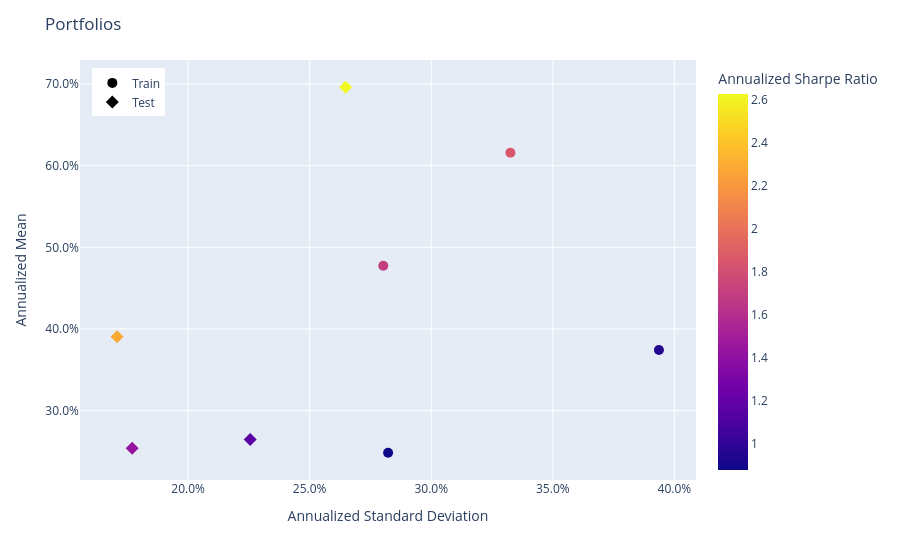

Notebook code cell kept with this figure:
### Code cell
population.plot_measures(
    x=RiskMeasure.ANNUALIZED_STANDARD_DEVIATION,
    y=PerfMeasure.ANNUALIZED_MEAN,
    color_scale=RatioMeasure.ANNUALIZED_SHARPE_RATIO,
    hover_measures=[RiskMeasure.MAX_DRAWDOWN, RatioMeasure.ANNUALIZED_SORTINO_RATIO],
)

### Figure 1 — Plotly figure (JSON) as saved in the notebook; plotly's stock layout.template omitted (floating-point values rounded to 4 significant figures)
{"data": [{"customdata": [["Train", 0.347, 1.235, 0.8802], ["Train", 0.3274, 2.568, 1.852], ["Train", 0.3768, 1.434, 0.9506], ["Train", 0.2449, 2.386, 1.703]], "hovertemplate": "<b>%{hovertext}</b><br><br>tag=%{customdata[0]}<br>Annualized Standard Deviation=%{x:.3f}<br>Annualized Mean=%{y:.3f}<br>MAX Drawdown=%{customdata[1]:.3f}<br>Annualized Sortino Ratio=%{customdata[2]:.3f}<br>Annualized Sharpe Ratio=%{marker.color:.3f}<extra></extra>", "hovertext": ["All", "5 Extremes", "Correlated <= 0.5", "Non Dominated"], "legendgroup": "Train", "marker": {"color": [0.8802, 1.852, 0.9506, 1.703], "coloraxis": "coloraxis", "size": 10, "symbol": "circle"}, "mode": "markers", "name": "Train", "orientation": "v", "showlegend": true, "type": "scatter", "x": [0.2823, 0.3326, 0.3936, 0.2803], "xaxis": "x", "y": [0.2484, 0.6158, 0.3742, 0.4774], "yaxis": "y"}, {"customdata": [["Test", 0.07395, 3.184, 2.287], ["Test", 0.08583, 1.593, 1.173], ["Test", 0.1148, 3.845, 2.629], ["Test", 0.0832, 1.905, 1.435]], "hovertemplate": "<b>%{hovertext}</b><br><br>tag=%{customdata[0]}<br>Annualized Standard Deviation=%{x:.3f}<br>Annualized Mean=%{y:.3f}<br>MAX Drawdown=%{customdata[1]:.3f}<br>Annualized Sortino Ratio=%{customdata[2]:.3f}<br>Annualized Sharpe Ratio=%{marker.color:.3f}<extra></extra>", "hovertext": ["All", "5 Extremes", "Correlated <= 0.5", "Non Dominated"], "legendgroup": "Test", "marker": {"color": [2.287, 1.173, 2.629, 1.435], "coloraxis": "coloraxis", "size": 10, "symbol": "diamond"}, "mode": "markers", "name": "Test", "orientation": "v", "showlegend": true, "type": "scatter", "x": [0.1708, 0.2255, 0.2648, 0.177], "xaxis": "x", "y": [0.3906, 0.2645, 0.696, 0.254], "yaxis": "y"}], "layout": {"coloraxis": {"colorbar": {"title": {"text": "Annualized Sharpe Ratio"}}, "colorscale": [[0, "#0d0887"], [0.1111, "#46039f"], [0.2222, "#7201a8"], [0.3333, "#9c179e"], [0.4444, "#bd3786"], [0.5556, "#d8576b"], [0.6667, "#ed7953"], [0.7778, "#fb9f3a"], [0.8889, "#fdca26"], [1, "#f0f921"]]}, "legend": {"title": {}, "tracegroupgap": 0, "x": 0.02, "xanchor": "left", "y": 0.98, "yanchor": "top"}, "margin": {"t": 60}, "title": {"text": "Portfolios"}, "xaxis": {"anchor": "y", "domain": [0, 1], "tickformat": ",.1%", "title": {"text": "Annualized Standard Deviation"}}, "yaxis": {"anchor": "x", "domain": [0, 1], "tickformat": ",.1%", "title": {"text": "Annualized Mean"}}}}
